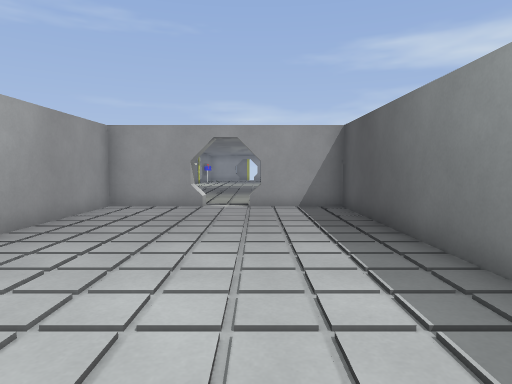
[1] (above)

13 first-person views from a walk through a Godot game level. The camera is 1.2 m above the floor, tilts 4° down and sees 75° across. The floor is counted in squares, 1.14 m on a side. Each view is taken from the middle of a square. On the plan, view 1 faces up. The plan holds only what a view shows up to about 13 squares ahead; the rest is blank. The place goes on beyond the plan. Door leaves are left out where a doorway can be walked through. Some surface patterns are stand-ins.

[2]
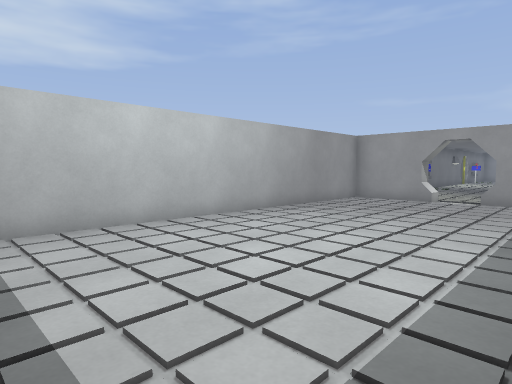

[3]
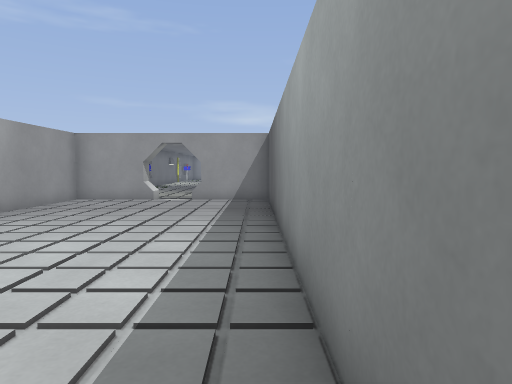

[4]
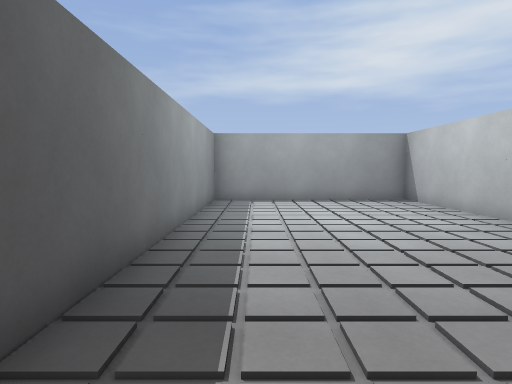

[5]
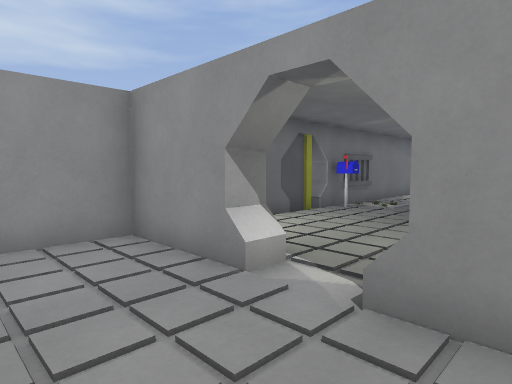

[6]
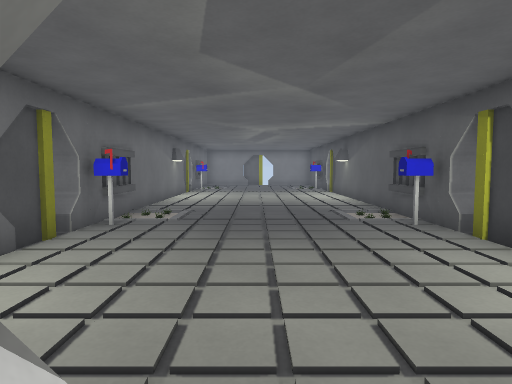

[7]
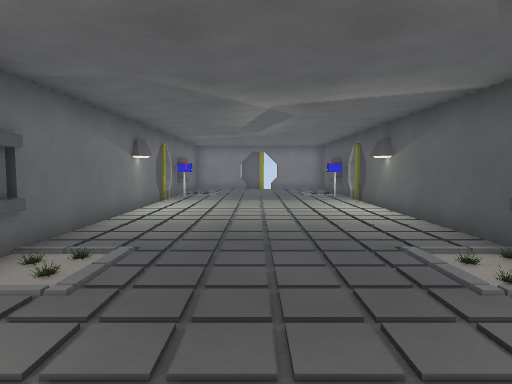

[8]
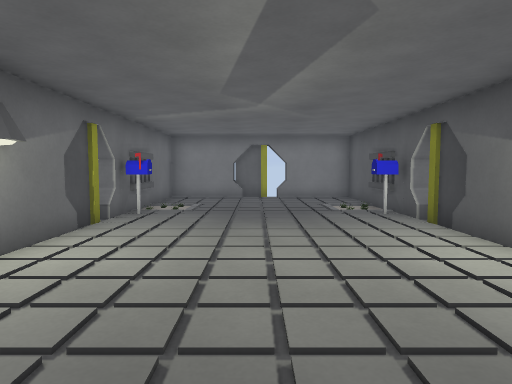

[9]
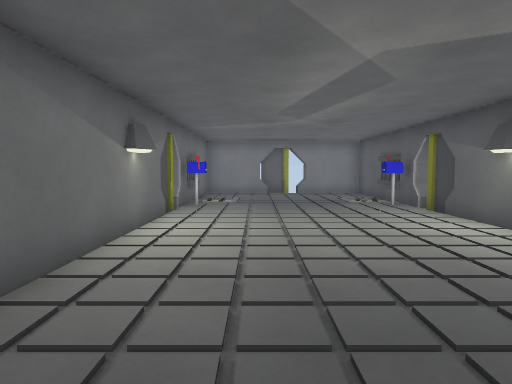

[10]
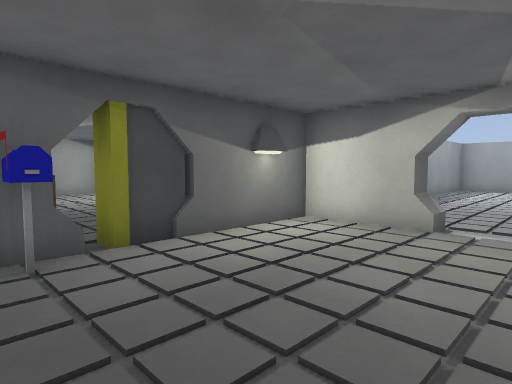

[11]
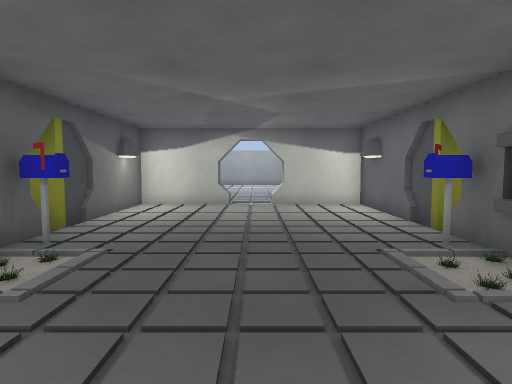

[12]
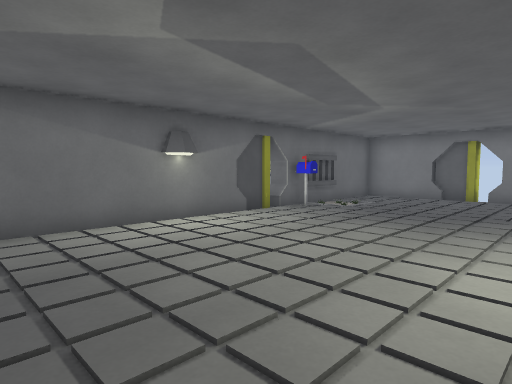

[13]
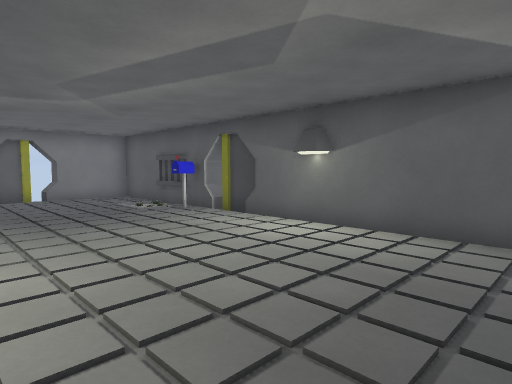

### Floor plan
Points are (right, up) in squares from view 1. A wall is a line through its corners. A room is listed if a view was taken in it or the views show most of it. See-through windows are left out.
Room 1 (views 1, 2, 3, 4, 5, 6)
walls: (-1.8, 9.4) (-4.1, 9.4) (-4.1, -2.5) (2.4, -2.5) (2.4, 9.4) (-0.2, 9.4)
ways out: opening at (-1, 10) to room 2
Room 2 (views 7, 8, 9, 10, 11, 12, 13)
walls: (-3.7, 21.8) (-4, 21.4); (2.5, 21.4) (2.1, 21.5) (2, 22); (-4.1, 24.8) (-4.1, 15.4); (2.4, 25.4) (2.4, 30.3) (-0.1, 30.3); (2.4, 14.9) (2.4, 24.8); (-4.6, 14.2) (-4.1, 14.2) (-4.1, 10) (-1.5, 10); (0.1, 30.2) (0.1, 31); (-0.6, 30.5) (-1.8, 30.5) (-1.8, 30.3) (-4.1, 30.3) (-4.1, 26.4); (2.1, 11) (2, 11.4) (2.3, 11.7); (-1.8, 10.1) (-1.8, 9.4); (-0.2, 10) (2.4, 10) (2.4, 14.2); (0.1, 9.2) (0.1, 10)
low walls: (-1.5, 10) (-1.5, 9.5); (-0.2, 9.4) (-0.2, 10)
ways out: opening at (-1, 10) to room 1; open door at (2, 22); gap at (-5, 25); gap at (0, 31); gap at (3, 14); gap at (3, 25)
objects: mailbox (-4, 15); mailbox (-4, 26) to (-3, 26); mailbox (2, 15); mailbox (2, 26)

Positions as (right, up) in squares from view 1, and headings:
1: (0, 0), facing up
2: (2, -2), facing up-left
3: (2, -2), facing up
4: (1, 9), facing down
5: (1, 7), facing up-left
6: (-1, 9), facing up
7: (-1, 13), facing up
8: (-1, 18), facing up
9: (-2, 16), facing up
10: (-2, 16), facing down-right
11: (-1, 20), facing down
12: (2, 18), facing up-left
13: (-3, 18), facing up-right
